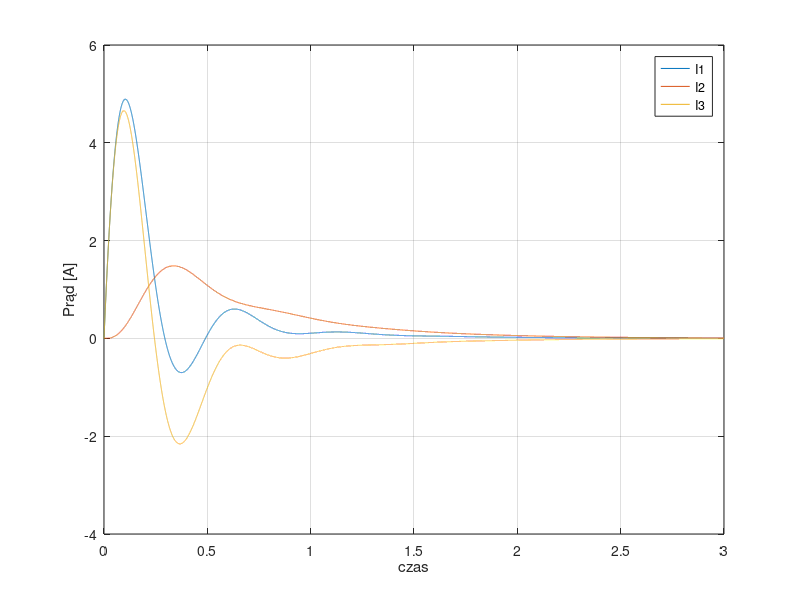
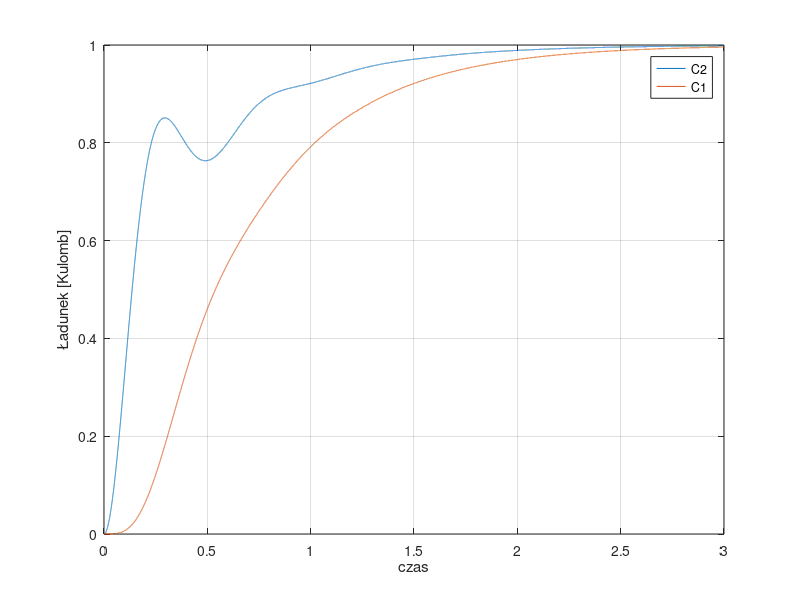

The MATLAB script that drew these images, in order:
%% Model Elektryczny z wykorzystaniem metody Eulera
clear; clc; 

%dane
C1 = 0.1; C2 = 0.2;     % pojemności
R1 = 1 ; R2 = 2;        % Rezystancje
L1 = 0.1 ; L2 = 0.2;    % Indukcyjności

% wymuszenie napięcia (skokowe)
u = 10;                 % siła stała w chwili przyłożenia = t0
%% dziedzina czasu
t0 = 0; tf = 3; dt = 1e-4; t = t0:dt:tf;
%% tworzenie małych macierzy

% małe macierze
L = [   L1 0;                               % mała macierz L
        0, L2]; 
    
C = [ 1/C1+1/C2,    -1/C2;                  % mała macierz C
      -1/C2,        1/C2]; 
  
R = [   R1, 0;                              % mała macierz R
        0,  R2 ];   
    
% Duże macierze
A = [L,         zeros(2); 
     zeros(2),  eye(2)];                    % macierz A złożona z macierzy L oraz zerowych i jednostkowych

B = [ R,        C; 
     -eye(2),   zeros(2)];                  % macierz B złożona z macierzy R oraz C
 
Q = [u;
     0];                                    % Napięcie przyłożone do układu
 
U = [Q; 
     zeros(2,1)];                           % wektor siły U
 
 

Y0 = zeros(4,1);                            %definicja warunkow poczatkowych

wyn = zeros(4,max(size(t)));                % alokacja pamieci

wyn(:,1) = Y0;
%% -- rozwiazanie met Eulera - wykazuje niestabilnosc

for k = 1:1:max(size(t))-1
wyn(:,k+1) = wyn(:,k) + A\(U - B*wyn(:,k))*dt;
end

figure(1)
plot(t, wyn(1:2,:), t, (wyn(1,:) - wyn(2,:)));
grid on;
legend('I1', 'I2', 'I3')
xlabel('czas'); ylabel('Prąd [A]');

figure(2)
plot(t, wyn(3:4,:)); grid on;
legend('C2', 'C1'); 
xlabel('czas'); ylabel('Ładunek [Kulomb]');